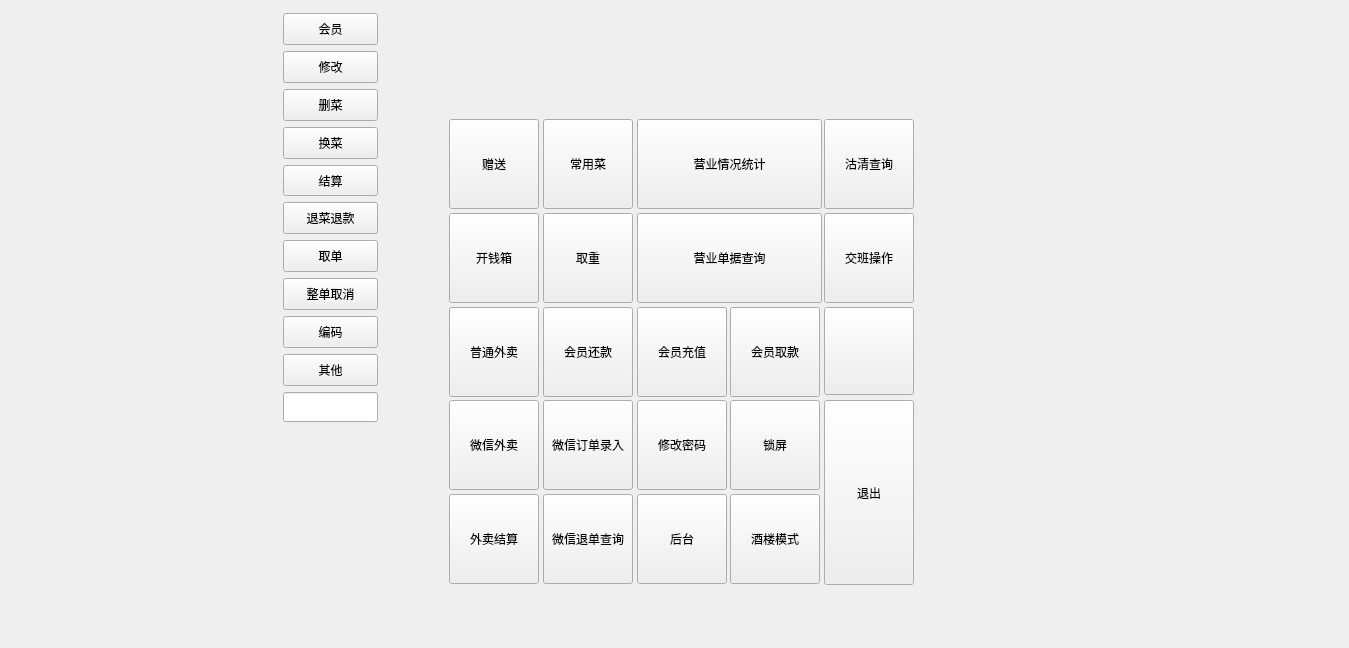
<?xml version="1.0" encoding="UTF-8"?>
<ui version="4.0">
 <class>fastorder_dialog_1366x768</class>
 <widget class="QDialog" name="fastorder_dialog_1366x768">
  <property name="geometry">
   <rect>
    <x>0</x>
    <y>0</y>
    <width>1349</width>
    <height>648</height>
   </rect>
  </property>
  <widget class="QFrame" name="frame">
   <property name="geometry">
    <rect>
     <x>440</x>
     <y>110</y>
     <width>481</width>
     <height>481</height>
    </rect>
   </property>
   <property name="styleSheet">
    <string notr="true"/>
   </property>
   <property name="frameShape">
    <enum>QFrame::NoFrame</enum>
   </property>
   <property name="frameShadow">
    <enum>QFrame::Plain</enum>
   </property>
   <property name="lineWidth">
    <number>0</number>
   </property>
   <layout class="QGridLayout" name="gridLayout">
    <property name="spacing">
     <number>5</number>
    </property>
    <item row="0" column="2" colspan="2">
     <widget class="lds_pushbutton_wrap" name="pushButton_sys_yingyeqingkuang">
      <property name="sizePolicy">
       <sizepolicy hsizetype="Expanding" vsizetype="Expanding">
        <horstretch>0</horstretch>
        <verstretch>0</verstretch>
       </sizepolicy>
      </property>
      <property name="minimumSize">
       <size>
        <width>185</width>
        <height>90</height>
       </size>
      </property>
      <property name="maximumSize">
       <size>
        <width>185</width>
        <height>90</height>
       </size>
      </property>
      <property name="focusPolicy">
       <enum>Qt::NoFocus</enum>
      </property>
      <property name="styleSheet">
       <string notr="true"/>
      </property>
      <property name="text">
       <string>营业情况统计</string>
      </property>
      <property name="outer_stylesheet" stdset="0">
       <string>pushbutton_type</string>
      </property>
     </widget>
    </item>
    <item row="0" column="0">
     <widget class="lds_pushbutton_wrap" name="pushButton_present">
      <property name="sizePolicy">
       <sizepolicy hsizetype="Expanding" vsizetype="Expanding">
        <horstretch>0</horstretch>
        <verstretch>0</verstretch>
       </sizepolicy>
      </property>
      <property name="minimumSize">
       <size>
        <width>90</width>
        <height>90</height>
       </size>
      </property>
      <property name="maximumSize">
       <size>
        <width>90</width>
        <height>90</height>
       </size>
      </property>
      <property name="focusPolicy">
       <enum>Qt::NoFocus</enum>
      </property>
      <property name="styleSheet">
       <string notr="true"/>
      </property>
      <property name="text">
       <string>赠送</string>
      </property>
      <property name="outer_stylesheet" stdset="0">
       <string>pushbutton_type</string>
      </property>
     </widget>
    </item>
    <item row="1" column="0">
     <widget class="lds_pushbutton_wrap" name="pushButton_sys_kaiqianxiang">
      <property name="sizePolicy">
       <sizepolicy hsizetype="Expanding" vsizetype="Expanding">
        <horstretch>0</horstretch>
        <verstretch>0</verstretch>
       </sizepolicy>
      </property>
      <property name="minimumSize">
       <size>
        <width>90</width>
        <height>90</height>
       </size>
      </property>
      <property name="maximumSize">
       <size>
        <width>90</width>
        <height>90</height>
       </size>
      </property>
      <property name="focusPolicy">
       <enum>Qt::NoFocus</enum>
      </property>
      <property name="styleSheet">
       <string notr="true"/>
      </property>
      <property name="text">
       <string>开钱箱</string>
      </property>
      <property name="outer_stylesheet" stdset="0">
       <string>pushbutton_type</string>
      </property>
     </widget>
    </item>
    <item row="0" column="1">
     <widget class="lds_pushbutton_wrap" name="pushButton_changyong">
      <property name="sizePolicy">
       <sizepolicy hsizetype="Expanding" vsizetype="Expanding">
        <horstretch>0</horstretch>
        <verstretch>0</verstretch>
       </sizepolicy>
      </property>
      <property name="minimumSize">
       <size>
        <width>90</width>
        <height>90</height>
       </size>
      </property>
      <property name="maximumSize">
       <size>
        <width>90</width>
        <height>90</height>
       </size>
      </property>
      <property name="focusPolicy">
       <enum>Qt::NoFocus</enum>
      </property>
      <property name="styleSheet">
       <string notr="true"/>
      </property>
      <property name="text">
       <string>常用菜</string>
      </property>
      <property name="outer_stylesheet" stdset="0">
       <string>pushbutton_type</string>
      </property>
     </widget>
    </item>
    <item row="1" column="1">
     <widget class="lds_pushbutton_wrap" name="pushButton_takeweight">
      <property name="sizePolicy">
       <sizepolicy hsizetype="Minimum" vsizetype="Expanding">
        <horstretch>0</horstretch>
        <verstretch>0</verstretch>
       </sizepolicy>
      </property>
      <property name="minimumSize">
       <size>
        <width>90</width>
        <height>90</height>
       </size>
      </property>
      <property name="maximumSize">
       <size>
        <width>90</width>
        <height>90</height>
       </size>
      </property>
      <property name="focusPolicy">
       <enum>Qt::NoFocus</enum>
      </property>
      <property name="styleSheet">
       <string notr="true"/>
      </property>
      <property name="text">
       <string>取重</string>
      </property>
      <property name="outer_stylesheet" stdset="0">
       <string>pushbutton_type</string>
      </property>
     </widget>
    </item>
    <item row="1" column="2" colspan="2">
     <widget class="lds_pushbutton_wrap" name="pushButton_sys_yingyedanju">
      <property name="enabled">
       <bool>true</bool>
      </property>
      <property name="sizePolicy">
       <sizepolicy hsizetype="Expanding" vsizetype="Expanding">
        <horstretch>0</horstretch>
        <verstretch>0</verstretch>
       </sizepolicy>
      </property>
      <property name="minimumSize">
       <size>
        <width>185</width>
        <height>90</height>
       </size>
      </property>
      <property name="maximumSize">
       <size>
        <width>185</width>
        <height>90</height>
       </size>
      </property>
      <property name="focusPolicy">
       <enum>Qt::NoFocus</enum>
      </property>
      <property name="styleSheet">
       <string notr="true"/>
      </property>
      <property name="text">
       <string>营业单据查询</string>
      </property>
      <property name="outer_stylesheet" stdset="0">
       <string>pushbutton_type</string>
      </property>
     </widget>
    </item>
    <item row="2" column="0">
     <widget class="lds_pushbutton_wrap" name="pushButton_waimai">
      <property name="sizePolicy">
       <sizepolicy hsizetype="Expanding" vsizetype="Expanding">
        <horstretch>0</horstretch>
        <verstretch>0</verstretch>
       </sizepolicy>
      </property>
      <property name="minimumSize">
       <size>
        <width>90</width>
        <height>90</height>
       </size>
      </property>
      <property name="maximumSize">
       <size>
        <width>90</width>
        <height>90</height>
       </size>
      </property>
      <property name="focusPolicy">
       <enum>Qt::NoFocus</enum>
      </property>
      <property name="styleSheet">
       <string notr="true"/>
      </property>
      <property name="text">
       <string>普通外卖</string>
      </property>
      <property name="outer_stylesheet" stdset="0">
       <string>pushbutton_type</string>
      </property>
     </widget>
    </item>
    <item row="0" column="4">
     <widget class="lds_pushbutton_wrap" name="pushButton_sys_guqing">
      <property name="enabled">
       <bool>true</bool>
      </property>
      <property name="sizePolicy">
       <sizepolicy hsizetype="Expanding" vsizetype="Expanding">
        <horstretch>0</horstretch>
        <verstretch>0</verstretch>
       </sizepolicy>
      </property>
      <property name="minimumSize">
       <size>
        <width>90</width>
        <height>90</height>
       </size>
      </property>
      <property name="maximumSize">
       <size>
        <width>90</width>
        <height>90</height>
       </size>
      </property>
      <property name="focusPolicy">
       <enum>Qt::NoFocus</enum>
      </property>
      <property name="styleSheet">
       <string notr="true"/>
      </property>
      <property name="text">
       <string>沽清查询</string>
      </property>
      <property name="outer_stylesheet" stdset="0">
       <string>pushbutton_type</string>
      </property>
     </widget>
    </item>
    <item row="2" column="1">
     <widget class="lds_pushbutton_wrap" name="pushButton_mhangpay">
      <property name="sizePolicy">
       <sizepolicy hsizetype="Expanding" vsizetype="Expanding">
        <horstretch>0</horstretch>
        <verstretch>0</verstretch>
       </sizepolicy>
      </property>
      <property name="minimumSize">
       <size>
        <width>90</width>
        <height>90</height>
       </size>
      </property>
      <property name="maximumSize">
       <size>
        <width>90</width>
        <height>90</height>
       </size>
      </property>
      <property name="focusPolicy">
       <enum>Qt::NoFocus</enum>
      </property>
      <property name="styleSheet">
       <string notr="true"/>
      </property>
      <property name="text">
       <string>会员还款</string>
      </property>
      <property name="outer_stylesheet" stdset="0">
       <string>pushbutton_type</string>
      </property>
     </widget>
    </item>
    <item row="2" column="2">
     <widget class="lds_pushbutton_wrap" name="pushButton_sys_chongzhi">
      <property name="sizePolicy">
       <sizepolicy hsizetype="Expanding" vsizetype="Expanding">
        <horstretch>0</horstretch>
        <verstretch>0</verstretch>
       </sizepolicy>
      </property>
      <property name="minimumSize">
       <size>
        <width>90</width>
        <height>90</height>
       </size>
      </property>
      <property name="maximumSize">
       <size>
        <width>90</width>
        <height>90</height>
       </size>
      </property>
      <property name="focusPolicy">
       <enum>Qt::NoFocus</enum>
      </property>
      <property name="styleSheet">
       <string notr="true"/>
      </property>
      <property name="text">
       <string>会员充值</string>
      </property>
      <property name="outer_stylesheet" stdset="0">
       <string>pushbutton_type</string>
      </property>
     </widget>
    </item>
    <item row="2" column="3">
     <widget class="lds_pushbutton_wrap" name="pushButton_sys_qukuan">
      <property name="sizePolicy">
       <sizepolicy hsizetype="Expanding" vsizetype="Expanding">
        <horstretch>0</horstretch>
        <verstretch>0</verstretch>
       </sizepolicy>
      </property>
      <property name="minimumSize">
       <size>
        <width>90</width>
        <height>90</height>
       </size>
      </property>
      <property name="maximumSize">
       <size>
        <width>90</width>
        <height>90</height>
       </size>
      </property>
      <property name="focusPolicy">
       <enum>Qt::NoFocus</enum>
      </property>
      <property name="styleSheet">
       <string notr="true"/>
      </property>
      <property name="text">
       <string>会员取款</string>
      </property>
      <property name="outer_stylesheet" stdset="0">
       <string>pushbutton_type</string>
      </property>
     </widget>
    </item>
    <item row="3" column="0">
     <widget class="lds_pushbutton_wrap" name="pushButton_weixinwaimai">
      <property name="sizePolicy">
       <sizepolicy hsizetype="Expanding" vsizetype="Expanding">
        <horstretch>0</horstretch>
        <verstretch>0</verstretch>
       </sizepolicy>
      </property>
      <property name="minimumSize">
       <size>
        <width>90</width>
        <height>90</height>
       </size>
      </property>
      <property name="maximumSize">
       <size>
        <width>90</width>
        <height>90</height>
       </size>
      </property>
      <property name="focusPolicy">
       <enum>Qt::NoFocus</enum>
      </property>
      <property name="styleSheet">
       <string notr="true"/>
      </property>
      <property name="text">
       <string>微信外卖</string>
      </property>
      <property name="outer_stylesheet" stdset="0">
       <string>pushbutton_type</string>
      </property>
     </widget>
    </item>
    <item row="3" column="1">
     <widget class="lds_pushbutton_wrap" name="pushButton_weixinbill_import">
      <property name="sizePolicy">
       <sizepolicy hsizetype="Expanding" vsizetype="Expanding">
        <horstretch>0</horstretch>
        <verstretch>0</verstretch>
       </sizepolicy>
      </property>
      <property name="minimumSize">
       <size>
        <width>90</width>
        <height>90</height>
       </size>
      </property>
      <property name="maximumSize">
       <size>
        <width>90</width>
        <height>90</height>
       </size>
      </property>
      <property name="focusPolicy">
       <enum>Qt::NoFocus</enum>
      </property>
      <property name="styleSheet">
       <string notr="true"/>
      </property>
      <property name="text">
       <string>微信订单录入</string>
      </property>
      <property name="outer_stylesheet" stdset="0">
       <string>pushbutton_type</string>
      </property>
     </widget>
    </item>
    <item row="3" column="2">
     <widget class="lds_pushbutton_wrap" name="pushButton_sys_xiugaimima">
      <property name="sizePolicy">
       <sizepolicy hsizetype="Expanding" vsizetype="Expanding">
        <horstretch>0</horstretch>
        <verstretch>0</verstretch>
       </sizepolicy>
      </property>
      <property name="minimumSize">
       <size>
        <width>90</width>
        <height>90</height>
       </size>
      </property>
      <property name="maximumSize">
       <size>
        <width>90</width>
        <height>90</height>
       </size>
      </property>
      <property name="focusPolicy">
       <enum>Qt::NoFocus</enum>
      </property>
      <property name="styleSheet">
       <string notr="true"/>
      </property>
      <property name="text">
       <string>修改密码</string>
      </property>
      <property name="outer_stylesheet" stdset="0">
       <string>pushbutton_type</string>
      </property>
     </widget>
    </item>
    <item row="3" column="3">
     <widget class="lds_pushbutton_wrap" name="pushButton_sys_suoping">
      <property name="sizePolicy">
       <sizepolicy hsizetype="Expanding" vsizetype="Expanding">
        <horstretch>0</horstretch>
        <verstretch>0</verstretch>
       </sizepolicy>
      </property>
      <property name="minimumSize">
       <size>
        <width>90</width>
        <height>90</height>
       </size>
      </property>
      <property name="maximumSize">
       <size>
        <width>90</width>
        <height>90</height>
       </size>
      </property>
      <property name="focusPolicy">
       <enum>Qt::NoFocus</enum>
      </property>
      <property name="styleSheet">
       <string notr="true"/>
      </property>
      <property name="text">
       <string>锁屏</string>
      </property>
      <property name="outer_stylesheet" stdset="0">
       <string>pushbutton_type</string>
      </property>
     </widget>
    </item>
    <item row="3" column="4" rowspan="2">
     <widget class="lds_pushbutton_wrap" name="pushButton_tuichu">
      <property name="sizePolicy">
       <sizepolicy hsizetype="Expanding" vsizetype="Expanding">
        <horstretch>0</horstretch>
        <verstretch>0</verstretch>
       </sizepolicy>
      </property>
      <property name="minimumSize">
       <size>
        <width>90</width>
        <height>185</height>
       </size>
      </property>
      <property name="maximumSize">
       <size>
        <width>185</width>
        <height>16777215</height>
       </size>
      </property>
      <property name="focusPolicy">
       <enum>Qt::NoFocus</enum>
      </property>
      <property name="styleSheet">
       <string notr="true"/>
      </property>
      <property name="text">
       <string>退出</string>
      </property>
      <property name="outer_stylesheet" stdset="0">
       <string>pushbutton_type</string>
      </property>
     </widget>
    </item>
    <item row="4" column="0">
     <widget class="lds_pushbutton_wrap" name="pushButton_waimaipay">
      <property name="sizePolicy">
       <sizepolicy hsizetype="Expanding" vsizetype="Expanding">
        <horstretch>0</horstretch>
        <verstretch>0</verstretch>
       </sizepolicy>
      </property>
      <property name="minimumSize">
       <size>
        <width>90</width>
        <height>90</height>
       </size>
      </property>
      <property name="maximumSize">
       <size>
        <width>90</width>
        <height>90</height>
       </size>
      </property>
      <property name="focusPolicy">
       <enum>Qt::NoFocus</enum>
      </property>
      <property name="styleSheet">
       <string notr="true"/>
      </property>
      <property name="text">
       <string>外卖结算</string>
      </property>
      <property name="outer_stylesheet" stdset="0">
       <string>pushbutton_type</string>
      </property>
     </widget>
    </item>
    <item row="4" column="1">
     <widget class="lds_pushbutton_wrap" name="pushButton_weixinquitbill">
      <property name="sizePolicy">
       <sizepolicy hsizetype="Expanding" vsizetype="Expanding">
        <horstretch>0</horstretch>
        <verstretch>0</verstretch>
       </sizepolicy>
      </property>
      <property name="minimumSize">
       <size>
        <width>90</width>
        <height>90</height>
       </size>
      </property>
      <property name="maximumSize">
       <size>
        <width>90</width>
        <height>90</height>
       </size>
      </property>
      <property name="focusPolicy">
       <enum>Qt::NoFocus</enum>
      </property>
      <property name="styleSheet">
       <string notr="true"/>
      </property>
      <property name="text">
       <string>微信退单查询</string>
      </property>
      <property name="outer_stylesheet" stdset="0">
       <string>pushbutton_type</string>
      </property>
     </widget>
    </item>
    <item row="4" column="2">
     <widget class="lds_pushbutton_wrap" name="pushButton_sys_switchback">
      <property name="sizePolicy">
       <sizepolicy hsizetype="Expanding" vsizetype="Expanding">
        <horstretch>0</horstretch>
        <verstretch>0</verstretch>
       </sizepolicy>
      </property>
      <property name="minimumSize">
       <size>
        <width>90</width>
        <height>90</height>
       </size>
      </property>
      <property name="maximumSize">
       <size>
        <width>90</width>
        <height>90</height>
       </size>
      </property>
      <property name="focusPolicy">
       <enum>Qt::NoFocus</enum>
      </property>
      <property name="styleSheet">
       <string notr="true"/>
      </property>
      <property name="text">
       <string>后台</string>
      </property>
      <property name="outer_stylesheet" stdset="0">
       <string>pushbutton_type</string>
      </property>
     </widget>
    </item>
    <item row="4" column="3">
     <widget class="lds_pushbutton_wrap" name="pushButton_restaurant">
      <property name="sizePolicy">
       <sizepolicy hsizetype="Expanding" vsizetype="Expanding">
        <horstretch>0</horstretch>
        <verstretch>0</verstretch>
       </sizepolicy>
      </property>
      <property name="minimumSize">
       <size>
        <width>90</width>
        <height>90</height>
       </size>
      </property>
      <property name="maximumSize">
       <size>
        <width>90</width>
        <height>90</height>
       </size>
      </property>
      <property name="focusPolicy">
       <enum>Qt::NoFocus</enum>
      </property>
      <property name="styleSheet">
       <string notr="true"/>
      </property>
      <property name="text">
       <string>酒楼模式</string>
      </property>
      <property name="outer_stylesheet" stdset="0">
       <string>pushbutton_type</string>
      </property>
     </widget>
    </item>
    <item row="2" column="4">
     <widget class="btnlanguageswicth" name="pushButton_sys_parameter">
      <property name="enabled">
       <bool>true</bool>
      </property>
      <property name="sizePolicy">
       <sizepolicy hsizetype="Expanding" vsizetype="Expanding">
        <horstretch>0</horstretch>
        <verstretch>0</verstretch>
       </sizepolicy>
      </property>
      <property name="minimumSize">
       <size>
        <width>90</width>
        <height>0</height>
       </size>
      </property>
      <property name="maximumSize">
       <size>
        <width>90</width>
        <height>16777215</height>
       </size>
      </property>
      <property name="focusPolicy">
       <enum>Qt::NoFocus</enum>
      </property>
      <property name="styleSheet">
       <string notr="true"/>
      </property>
      <property name="text">
       <string/>
      </property>
      <property name="outer_stylesheet" stdset="0">
       <string>pushbutton_type</string>
      </property>
     </widget>
    </item>
    <item row="1" column="4">
     <widget class="lds_pushbutton_wrap" name="pushButton_sys_jiaoban">
      <property name="sizePolicy">
       <sizepolicy hsizetype="Expanding" vsizetype="Expanding">
        <horstretch>0</horstretch>
        <verstretch>0</verstretch>
       </sizepolicy>
      </property>
      <property name="minimumSize">
       <size>
        <width>90</width>
        <height>90</height>
       </size>
      </property>
      <property name="maximumSize">
       <size>
        <width>90</width>
        <height>90</height>
       </size>
      </property>
      <property name="focusPolicy">
       <enum>Qt::NoFocus</enum>
      </property>
      <property name="styleSheet">
       <string notr="true"/>
      </property>
      <property name="text">
       <string>交班操作</string>
      </property>
      <property name="outer_stylesheet" stdset="0">
       <string>pushbutton_type</string>
      </property>
     </widget>
    </item>
   </layout>
  </widget>
  <widget class="QFrame" name="frame_bottom">
   <property name="geometry">
    <rect>
     <x>280</x>
     <y>10</y>
     <width>101</width>
     <height>421</height>
    </rect>
   </property>
   <layout class="QVBoxLayout" name="verticalLayout">
    <property name="leftMargin">
     <number>3</number>
    </property>
    <property name="topMargin">
     <number>3</number>
    </property>
    <property name="rightMargin">
     <number>3</number>
    </property>
    <item>
     <widget class="public_pushbuton_rt_check" name="pushButton_member">
      <property name="sizePolicy">
       <sizepolicy hsizetype="Minimum" vsizetype="Expanding">
        <horstretch>0</horstretch>
        <verstretch>0</verstretch>
       </sizepolicy>
      </property>
      <property name="focusPolicy">
       <enum>Qt::NoFocus</enum>
      </property>
      <property name="text">
       <string>会员</string>
      </property>
      <property name="outer_stylesheet" stdset="0">
       <string>pushbutton_bottom</string>
      </property>
     </widget>
    </item>
    <item>
     <widget class="QPushButton" name="pushButton_detail">
      <property name="sizePolicy">
       <sizepolicy hsizetype="Minimum" vsizetype="Expanding">
        <horstretch>0</horstretch>
        <verstretch>0</verstretch>
       </sizepolicy>
      </property>
      <property name="focusPolicy">
       <enum>Qt::NoFocus</enum>
      </property>
      <property name="styleSheet">
       <string notr="true"/>
      </property>
      <property name="text">
       <string>修改</string>
      </property>
      <property name="outer_stylesheet" stdset="0">
       <string>pushbutton_bottom</string>
      </property>
     </widget>
    </item>
    <item>
     <widget class="QPushButton" name="pushButton_del">
      <property name="sizePolicy">
       <sizepolicy hsizetype="Minimum" vsizetype="Expanding">
        <horstretch>0</horstretch>
        <verstretch>0</verstretch>
       </sizepolicy>
      </property>
      <property name="focusPolicy">
       <enum>Qt::NoFocus</enum>
      </property>
      <property name="styleSheet">
       <string notr="true"/>
      </property>
      <property name="text">
       <string>删菜</string>
      </property>
      <property name="outer_stylesheet" stdset="0">
       <string>pushbutton_bottom</string>
      </property>
     </widget>
    </item>
    <item>
     <widget class="lds_pushbutton_wrap" name="pushButton_change">
      <property name="sizePolicy">
       <sizepolicy hsizetype="Minimum" vsizetype="Expanding">
        <horstretch>0</horstretch>
        <verstretch>0</verstretch>
       </sizepolicy>
      </property>
      <property name="focusPolicy">
       <enum>Qt::NoFocus</enum>
      </property>
      <property name="styleSheet">
       <string notr="true"/>
      </property>
      <property name="text">
       <string>换菜</string>
      </property>
      <property name="outer_stylesheet" stdset="0">
       <string>pushbutton_bottom</string>
      </property>
     </widget>
    </item>
    <item>
     <widget class="public_pushbutton_pay" name="pushButton_pay">
      <property name="sizePolicy">
       <sizepolicy hsizetype="Minimum" vsizetype="Expanding">
        <horstretch>0</horstretch>
        <verstretch>0</verstretch>
       </sizepolicy>
      </property>
      <property name="focusPolicy">
       <enum>Qt::NoFocus</enum>
      </property>
      <property name="text">
       <string>结算</string>
      </property>
     </widget>
    </item>
    <item>
     <widget class="lds_pushbutton_wrap" name="pushButton_exitbill">
      <property name="sizePolicy">
       <sizepolicy hsizetype="Minimum" vsizetype="Expanding">
        <horstretch>0</horstretch>
        <verstretch>0</verstretch>
       </sizepolicy>
      </property>
      <property name="focusPolicy">
       <enum>Qt::NoFocus</enum>
      </property>
      <property name="styleSheet">
       <string notr="true"/>
      </property>
      <property name="text">
       <string>退菜退款</string>
      </property>
      <property name="outer_stylesheet" stdset="0">
       <string>pushbutton_bottom</string>
      </property>
     </widget>
    </item>
    <item>
     <widget class="public_pushbuton_rt_check" name="pushButton_takebill">
      <property name="sizePolicy">
       <sizepolicy hsizetype="Minimum" vsizetype="Expanding">
        <horstretch>0</horstretch>
        <verstretch>0</verstretch>
       </sizepolicy>
      </property>
      <property name="focusPolicy">
       <enum>Qt::NoFocus</enum>
      </property>
      <property name="styleSheet">
       <string notr="true"/>
      </property>
      <property name="text">
       <string>取单</string>
      </property>
      <property name="outer_stylesheet" stdset="0">
       <string>pushbutton_bottom</string>
      </property>
     </widget>
    </item>
    <item>
     <widget class="lds_pushbutton_wrap" name="pushButton_allbillcancel">
      <property name="sizePolicy">
       <sizepolicy hsizetype="Minimum" vsizetype="Expanding">
        <horstretch>0</horstretch>
        <verstretch>0</verstretch>
       </sizepolicy>
      </property>
      <property name="focusPolicy">
       <enum>Qt::NoFocus</enum>
      </property>
      <property name="styleSheet">
       <string notr="true"/>
      </property>
      <property name="text">
       <string>整单取消</string>
      </property>
      <property name="outer_stylesheet" stdset="0">
       <string>pushbutton_bottom</string>
      </property>
     </widget>
    </item>
    <item>
     <widget class="QPushButton" name="pushButton_bianma">
      <property name="sizePolicy">
       <sizepolicy hsizetype="Minimum" vsizetype="Expanding">
        <horstretch>0</horstretch>
        <verstretch>0</verstretch>
       </sizepolicy>
      </property>
      <property name="focusPolicy">
       <enum>Qt::NoFocus</enum>
      </property>
      <property name="styleSheet">
       <string notr="true"/>
      </property>
      <property name="text">
       <string>编码</string>
      </property>
      <property name="outer_stylesheet" stdset="0">
       <string>pushbutton_bottom_menu</string>
      </property>
     </widget>
    </item>
    <item>
     <widget class="QPushButton" name="pushButton_other">
      <property name="sizePolicy">
       <sizepolicy hsizetype="Minimum" vsizetype="Expanding">
        <horstretch>0</horstretch>
        <verstretch>0</verstretch>
       </sizepolicy>
      </property>
      <property name="focusPolicy">
       <enum>Qt::NoFocus</enum>
      </property>
      <property name="styleSheet">
       <string notr="true"/>
      </property>
      <property name="text">
       <string>其他</string>
      </property>
      <property name="outer_stylesheet" stdset="0">
       <string>pushbutton_bottom_menu</string>
      </property>
     </widget>
    </item>
    <item>
     <widget class="lds_lineedit" name="lineEdit_scan">
      <property name="sizePolicy">
       <sizepolicy hsizetype="Minimum" vsizetype="Expanding">
        <horstretch>0</horstretch>
        <verstretch>0</verstretch>
       </sizepolicy>
      </property>
      <property name="minimumSize">
       <size>
        <width>0</width>
        <height>30</height>
       </size>
      </property>
      <property name="maximumSize">
       <size>
        <width>16777215</width>
        <height>30</height>
       </size>
      </property>
      <property name="outer_stylesheet" stdset="0">
       <string>lineedit_qt_input</string>
      </property>
     </widget>
    </item>
   </layout>
  </widget>
 </widget>
 <customwidgets>
  <customwidget>
   <class>lds_lineedit</class>
   <extends>QLineEdit</extends>
   <header>lds_lineedit.h</header>
  </customwidget>
  <customwidget>
   <class>lds_pushbutton_wrap</class>
   <extends>QPushButton</extends>
   <header>lds_pushbutton_wrap.h</header>
  </customwidget>
  <customwidget>
   <class>public_pushbuton_rt_check</class>
   <extends>QPushButton</extends>
   <header>public_pushbuton_rt_check.h</header>
  </customwidget>
  <customwidget>
   <class>public_pushbutton_pay</class>
   <extends>QPushButton</extends>
   <header>public_pushbutton_pay.h</header>
  </customwidget>
  <customwidget>
   <class>btnlanguageswicth</class>
   <extends>QPushButton</extends>
   <header>btnlanguageswicth.h</header>
  </customwidget>
 </customwidgets>
 <resources/>
 <connections/>
</ui>
